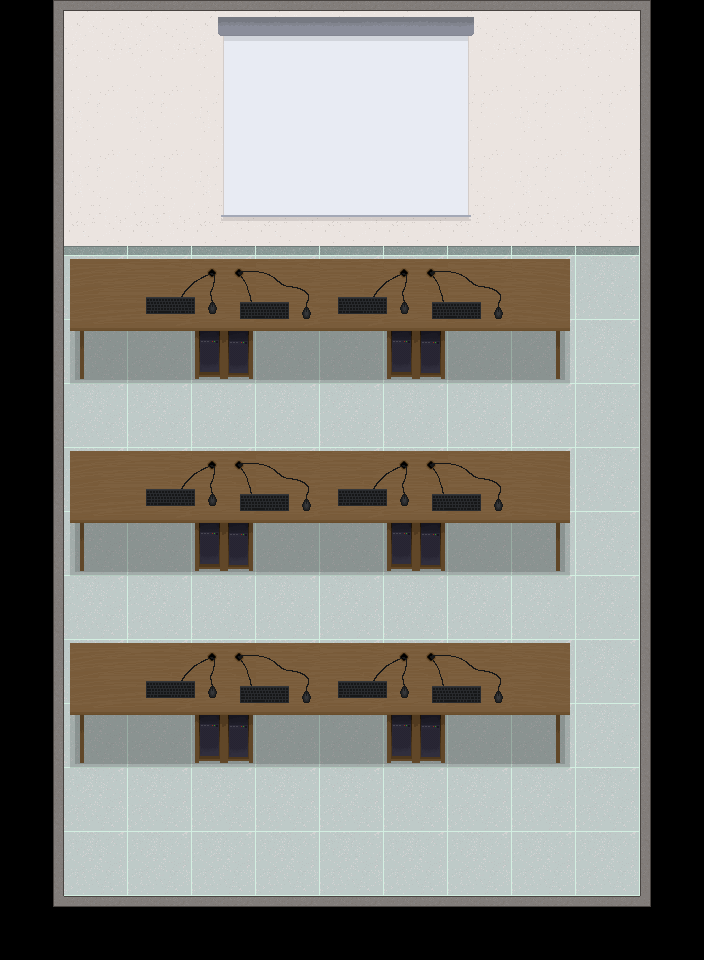

Rendered tile map (Tiled .tmx) drawn with the repository's tilesets; below, a short description and the full map source, tile grids included:
An orthogonal 11x15 tile map with 64x64 px tiles, 4 tile layers (Ground, Ground_layer1, Ground_layer2, Ground_layer3), 1 hidden layer not drawn, 4 tilesets and 22 objects (Player, Door).

<map version="1.10" tiledversion="1.11.2" orientation="orthogonal" renderorder="right-down" width="11" height="15" tilewidth="64" tileheight="64" infinite="0" nextlayerid="13" nextobjectid="26">
 <tileset firstgid="1" source="../tilesets/TileSet.tsx" />
 <tileset firstgid="401" source="../tilesets/TileSet1.tsx" />
 <tileset firstgid="501" source="../tilesets/Collectables.tsx" />
 <tileset firstgid="509" source="../tilesets/Ground_objects.tsx" />
 <layer id="1" name="Ground" width="11" height="15">
  <data encoding="csv">
48,3,3,3,3,3,3,3,3,3,50,
46,4,4,4,4,4,4,4,4,4,45,
46,4,4,4,4,4,4,4,4,4,45,
46,5,5,5,5,5,5,5,5,5,45,
46,2,2,2,2,2,2,2,2,2,45,
46,2,2,2,2,2,2,2,2,2,45,
46,2,2,2,2,2,2,2,2,2,45,
46,2,2,2,2,2,2,2,2,2,45,
46,2,2,2,2,2,2,2,2,2,45,
46,2,2,2,2,2,2,2,2,2,45,
46,2,2,2,2,2,2,2,2,2,45,
46,2,2,2,2,2,2,2,2,2,45,
46,2,2,2,2,2,2,2,2,2,45,
46,2,2,2,2,2,2,2,2,2,45,
86,44,44,44,44,44,44,44,44,44,85
</data>
 </layer>
 <layer id="2" name="Ground_layer1" width="11" height="15">
  <data encoding="csv">
0,0,0,421,422,423,424,425,0,0,0,
0,0,0,431,432,433,434,435,0,0,0,
0,0,0,441,442,443,444,445,0,0,0,
0,0,0,451,452,453,454,455,0,0,0,
0,408,409,417,409,409,417,409,410,0,0,
0,418,419,427,419,419,427,419,420,0,0,
0,0,0,0,0,0,0,0,0,0,0,
0,408,409,417,409,409,417,409,410,0,0,
0,418,419,427,419,419,427,419,420,0,0,
0,0,0,0,0,0,0,0,0,0,0,
0,408,409,417,409,409,417,409,410,0,0,
0,418,419,427,419,419,427,419,420,0,0,
0,0,0,0,0,0,0,0,0,0,0,
0,0,0,0,0,0,0,0,0,0,0,
0,0,0,0,0,0,0,0,0,0,0
</data>
 </layer>
 <layer id="4" name="Ground_layer2" width="11" height="15">
  <data encoding="csv">
0,0,0,0,0,0,0,0,0,0,0,
0,0,0,0,0,0,0,0,0,0,0,
0,0,0,0,0,0,0,0,0,0,0,
0,0,0,0,0,0,0,0,0,0,0,
0,0,456,457,0,456,457,0,0,0,0,
0,0,0,0,0,0,0,0,0,0,0,
0,0,0,0,0,0,0,0,0,0,0,
0,0,456,457,0,456,457,0,0,0,0,
0,0,0,0,0,0,0,0,0,0,0,
0,0,0,0,0,0,0,0,0,0,0,
0,0,456,457,0,0,466,467,0,0,0,
0,0,0,0,0,0,0,0,0,0,0,
0,0,0,0,0,0,0,0,0,0,0,
0,0,0,0,0,0,0,0,0,0,0,
0,0,0,0,0,0,0,0,0,0,0
</data>
 </layer>
 <layer id="7" name="Ground_layer3" width="11" height="15">
  <data encoding="csv">
0,0,0,0,0,0,0,0,0,0,0,
0,0,0,0,0,0,0,0,0,0,0,
0,0,0,0,0,0,0,0,0,0,0,
0,0,0,0,0,0,0,0,0,0,0,
0,0,0,466,467,0,466,467,0,0,0,
0,0,0,0,0,0,0,0,0,0,0,
0,0,0,0,0,0,0,0,0,0,0,
0,0,0,466,467,0,466,467,0,0,0,
0,0,0,0,0,0,0,0,0,0,0,
0,0,0,0,0,0,0,0,0,0,0,
0,0,0,466,467,456,457,0,0,0,0,
0,0,0,0,0,0,0,0,0,0,0,
0,0,0,0,0,0,0,0,0,0,0,
0,0,0,0,0,0,0,0,0,0,0,
0,0,0,0,0,0,0,0,0,0,0
</data>
 </layer>
 <layer id="3" name="Ground_layer4" width="11" height="15" visible="0">
  <data encoding="csv">
0,0,0,0,0,0,0,0,0,0,0,
0,0,0,0,0,0,0,0,0,0,0,
0,0,0,0,0,0,0,0,0,0,0,
0,429,430,429,430,449,450,429,430,0,0,
0,439,440,439,440,459,460,439,440,0,0,
0,0,416,0,428,436,0,416,0,0,0,
0,429,430,449,450,429,430,429,430,0,0,
0,439,440,459,460,439,440,439,440,0,0,
0,0,436,0,428,416,0,436,0,0,0,
0,449,450,449,450,429,430,429,430,0,0,
0,459,460,459,460,439,440,439,440,0,0,
0,0,436,0,416,436,0,428,0,0,0,
0,0,446,0,426,446,0,438,0,0,0,
0,0,0,0,0,0,0,0,0,0,0,
0,0,0,0,0,0,0,0,0,0,0
</data>
 </layer>
 <objectgroup id="8" name="Objects">
  <object id="1" gid="501" x="278.667" y="556" width="64" height="64" />
 </objectgroup>
 <objectgroup id="9" name="Ground_objects">
  <object id="2" gid="509" x="101" y="679.667" width="86" height="65" />
  <object id="3" gid="509" x="239.667" y="681" width="86" height="65" />
  <object id="4" gid="509" x="334.333" y="677" width="86" height="65" />
  <object id="5" gid="509" x="442.333" y="682.333" width="86" height="65" />
  <object id="6" gid="509" x="430.333" y="486.333" width="86" height="65" />
  <object id="7" gid="509" x="319.667" y="487.667" width="86" height="65" />
  <object id="8" gid="509" x="225" y="487.667" width="86" height="65" />
  <object id="9" gid="509" x="97" y="487.667" width="86" height="65" />
  <object id="10" gid="509" x="99.6667" y="291.667" width="86" height="65" />
  <object id="11" gid="509" x="231.667" y="295.667" width="86" height="65" />
  <object id="12" gid="509" x="335.667" y="283.667" width="86" height="65" />
  <object id="13" gid="509" x="438.333" y="298.333" width="86" height="65" />
 </objectgroup>
 <objectgroup id="10" name="Entities">
  <object id="25" name="Player" x="496" y="836">
   <point />
  </object>
 </objectgroup>
 <objectgroup id="11" name="Collisions">
  <object id="16" x="-9.33333" y="-10.6667" width="698.667" height="200" />
  <object id="17" x="4" y="232" width="561.333" height="98.6666" />
  <object id="18" x="0" y="422.666" width="568" height="97.3334" />
  <object id="19" x="17.3333" y="614.667" width="552" height="98.6667" />
  <object id="20" x="-57.3333" y="-5.33333" width="117.333" height="942.667" />
  <object id="21" x="648" y="-10.6667" width="176" height="972" />
  <object id="22" x="-73.3334" y="874.667" width="829.333" height="96" />
 </objectgroup>
 <objectgroup id="12" name="Doors">
  <object id="15" name="Door" type="Door" x="408.667" y="824.667" width="165.333" height="78.6666">
   <properties>
    <property name="spawn_x" type="float" value="2750" />
    <property name="spawn_y" type="float" value="500" />
    <property name="target" value="corridor.tmx" />
   </properties>
  </object>
 </objectgroup>
</map>